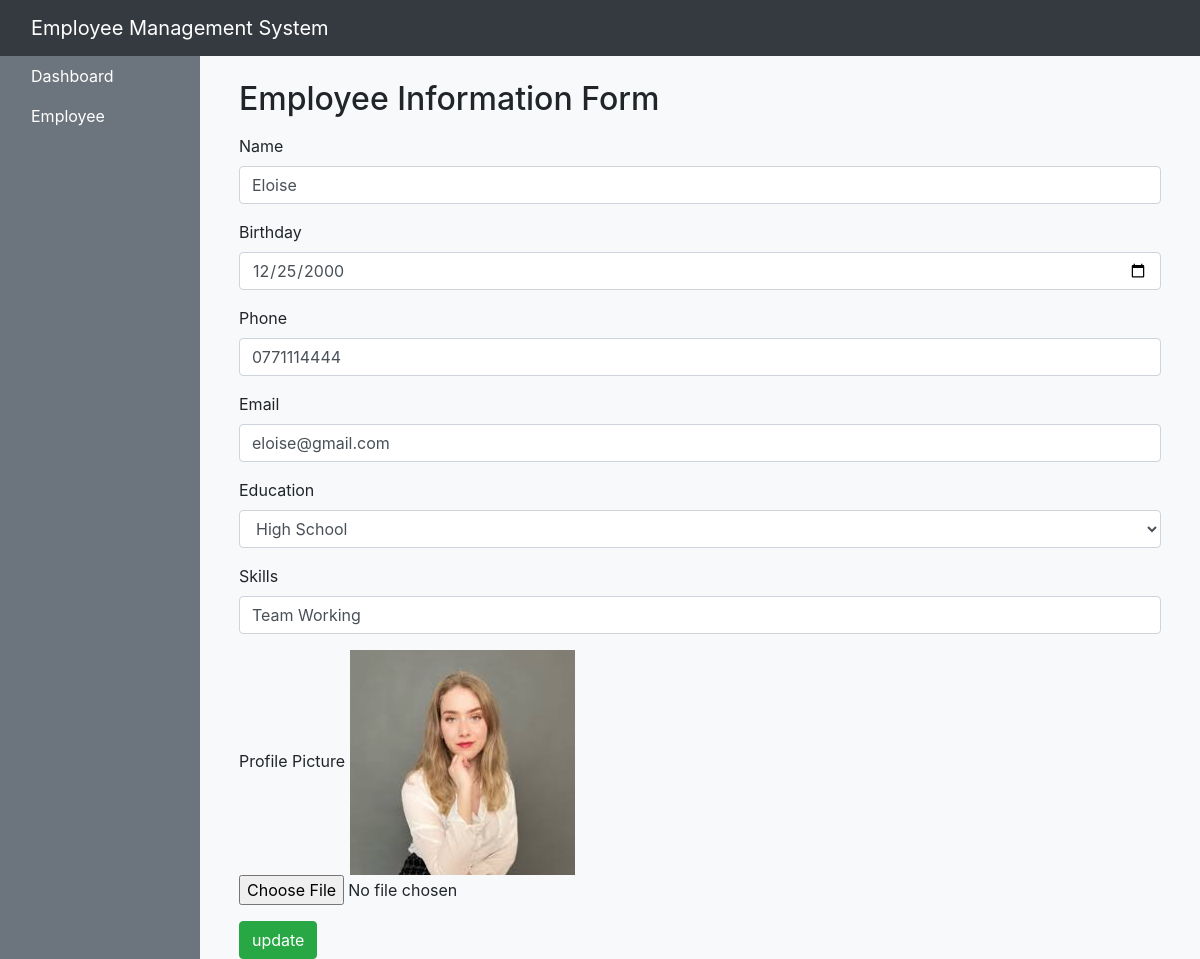
Screenshot of /SysComSolution/edit.php?update=21 with the database file from the repository.
### tables this page shows
CREATE TABLE IF NOT EXISTS `employee` (
  `eid` int NOT NULL AUTO_INCREMENT,
  `Name` varchar(10) NOT NULL,
  `Birthday` varchar(50) NOT NULL,
  `Phone` varchar(10) NOT NULL,
  `Email` varchar(100) NOT NULL,
  `Education` varchar(255) NOT NULL,
  `Skills` varchar(255) NOT NULL,
  `ProfilePic` varchar(20) NOT NULL,
  PRIMARY KEY (`eid`)
);

### SysComSolution/edit.php (the view, shortened to what this page needs)
<?php
    include 'config.php';
?>
<!DOCTYPE html>
<html lang="en">
<head>
    <link rel="stylesheet" href="https://maxcdn.bootstrapcdn.com/bootstrap/4.5.2/css/bootstrap.min.css">
</head>
<body class="bg-light">
        <?php
        include 'navbar.php'
        ?>
    <div class="container-fluid">
        <div class="row">
                <?php
                include 'sidebar.php'
                ?>
            <main class="col-md-9 ms-sm-auto col-lg-10 px-md-4">
            <section class="edit-employee-form">
                <div class="container mt-4">
                    <h2>Employee Information Form</h2>
<?php
   if(isset($_GET['update'])){
      $update_id = $_GET['update'];
      $update_query = mysqli_query($conn, "SELECT * FROM employee WHERE eid = '$update_id'") or die('query failed3');
      if(mysqli_num_rows($update_query) > 0){
         while($fetch_update = mysqli_fetch_assoc($update_query)){
?>
                    <form action="" method="post" enctype="multipart/form-data">
                        <div class="form-group">
                            <label for="name">Name</label>
                            <input type="text" class="form-control" name="update_name" value="<?php echo $fetch_update['Name']; ?>">
                        </div>
                        <div class="form-group">
                            <label for="name">Birthday</label>
                            <input type="date" class="form-control" name="update_bdy" value="<?php echo $fetch_update['Birthday']; ?>">
                        </div>
                        <div class="form-group">
                            <label for="name">Phone</label>
                            <input type="tel" class="form-control" name="update_phone" value="<?php echo $fetch_update['Phone']; ?>">
                        </div>
                        <div class="form-group">
                            <label for="name">Email</label>
                            <input type="email" class="form-control" name="update_email" value="<?php echo $fetch_update['Email']; ?>">
                        </div>
                        <div class="form-group">
                            <label for="name">Education</label>
                            <select class="form-control" name="update_edu" value="<?php echo $fetch_update['Education']; ?>">
                                <option>High School</option>
                            </select>
                        </div>
                        <div class="form-group">
                            <label for="name">Skills</label>
                            <input type="text" class="form-control" name="update_skill" value="<?php echo $fetch_update['Skills']; ?>">
                        </div>
                        <div class="form-group">
                            <label for="profilePicture">Profile Picture</label>
                            <img src="uploaded_img/<?php echo $fetch_update['ProfilePic']; ?>" alt="">
                            <input type="file" class="form-control-file" name="update_image" accept="image/jpg, image/jpeg, image/png">
                        </div>
                        <input type="submit" value="update" name="update_employee" class="btn btn-success">
                    </form>
                    <?php
                        }
                    }
                    }else{
                        echo '<script>document.querySelector(".edit-product-form").style.display = "none";</script>';
                    }
                    ?>
                </div>
            </section>
            </main>
        </div>
    </div>
</body>
</html>

### rows the page displays
employee: update_name "Eloise", update_bdy "12/25/2000", update_phone "0771114444", update_email "eloise@gmail.com", update_edu "High School", update_skill "Team Working", ProfilePic (picture)
